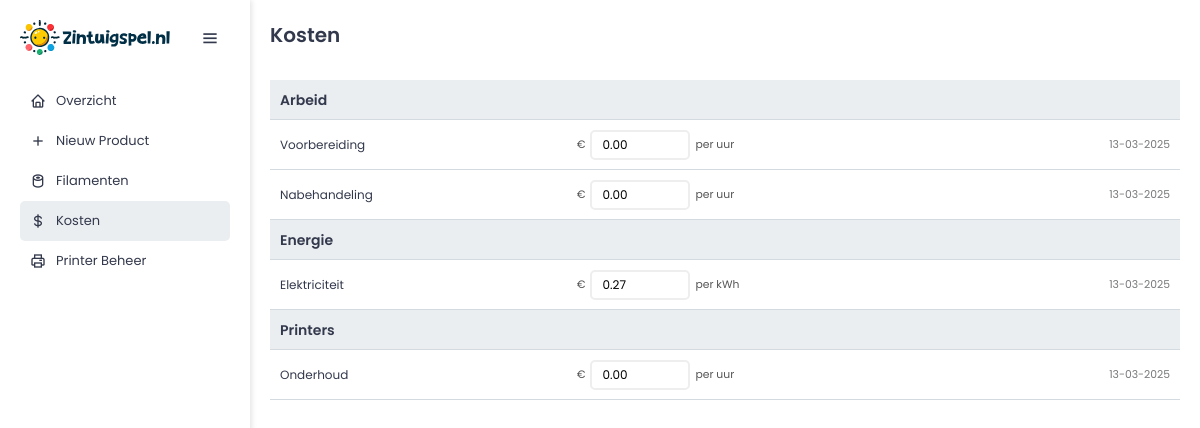
The app's page /costs.php with its own data.
### tables this page shows
CREATE TABLE `costs` (
  `id` int(11) NOT NULL,
  `cost_type` varchar(50) NOT NULL,
  `cost_value` decimal(10,2) NOT NULL DEFAULT 0.00,
  `date_updated` timestamp NOT NULL DEFAULT current_timestamp() ON UPDATE current_timestamp()
);

### costs.php (the view, shortened to what this page needs)
<?php
include 'functions.php';
$pdo = pdo_connect_mysql();
$page = isset($_GET['page']) && is_numeric($_GET['page']) ? (int)$_GET['page'] : 1;
$stmt = $pdo->query('SELECT * FROM costs ORDER BY id');
$costs = $stmt->fetchAll(PDO::FETCH_ASSOC);
?>
<?=template_header('Kosten')?>
<div class="wrapper">
    <aside class="sidebar">
        <div class="sidebar-header">
            <img src="images/zintuigspel_logo.svg" alt="Zintuigspel Logo" class="sidebar-logo">
            <i class='bx bx-menu toggle-btn'></i>
        </div>
        <ul class="sidebar-nav">
            <li><a href="index.php?page=<?=$page?>" class="<?= basename($_SERVER['PHP_SELF']) == 'index.php' ? 'active' : '' ?>"><i class='bx bx-home'></i><span>Overzicht</span></a></li>
            <li><a href="create.php?page=<?=$page?>"><i class='bx bx-plus'></i><span>Nieuw Product</span></a></li>
            <li><a href="filaments.php?page=<?=$page?>"><i class='bx bx-sushi'></i><span>Filamenten</span></a></li>
            <li><a href="costs.php?page=<?=$page?>" class="<?= basename($_SERVER['PHP_SELF']) == 'costs.php' ? 'active' : '' ?>"><i class='bx bx-dollar'></i><span>Kosten</span></a></li>
            <li><a href="printer.php?page=<?=$page?>"><i class='bx bx-printer'></i><span>Printer Beheer</span></a></li>
        </ul>
    </aside>
    <div class="main-content">
        <div class="content">
            <h2>Kosten</h2>
            <div class="costs-list">
                <?php
                $current_section = '';
                foreach ($costs as $cost):
                    $formatted_date = date('d-m-Y', strtotime($cost['date_updated']));
                    if (in_array($cost['cost_type'], ['Arbeid', 'Energie', 'Printers'])) {
                        $current_section = $cost['cost_type'];
                        ?>
                        <div class="cost-section"><?=$cost['cost_type']?></div>
                        <?php
                    } elseif (
                        ($current_section === 'Arbeid' && in_array($cost['cost_type'], ['Voorbereiding', 'Nabehandeling'])) ||
                        ($current_section === 'Energie' && $cost['cost_type'] === 'Elektriciteit') ||
                        ($current_section === 'Printers' && $cost['cost_type'] === 'Onderhoud')
                    ) {
                        ?>
                        <div class="cost-item">
                            <div class="cost-type"><?=$cost['cost_type']?></div>
                            <div class="cost-details">
                                <form class="inline-update-form" action="costs.php?page=<?=$page?>" method="post">
                                    <span class="cost-unit">€</span>
                                    <input type="number" name="cost_value" class="cost-value" value="<?=$cost['cost_value']?>" step="0.01" data-original-value="<?=$cost['cost_value']?>">
                                    <?php if (in_array($cost['cost_type'], ['Voorbereiding', 'Nabehandeling', 'Onderhoud'])): ?>
                                        <span class="cost-unit-suffix">per uur</span>
                                    <?php elseif ($cost['cost_type'] === 'Elektriciteit'): ?>
                                        <span class="cost-unit-suffix">per kWh</span>
                                    <?php endif; ?>
                                </form>
                                <span class="date-updated"><?=$formatted_date?></span>
                            </div>
                        </div>
                        <?php
                    }
                endforeach;
                ?>
            </div>
        </div>
    </div>
</div>
<?=template_footer()?>

### css/style.css (style rules this page uses)
:root { --color-background: rgba(245,247,251,1); --color-button-blue: rgba(100,164,255,1); --color-button-blue-hover: rgb(94,154,238,1); --color-button-red: rgba(195,40,96,1); --color-button-red-hover: rgb(177,35,87,1); --color-gradient-nav: linear-gradient(220deg, rgba(148,103,255,1) 0%, rgba(100,164,255,1) 100%); --color-text: rgba(51,57,76,1); --color-white: #ffffff; --color-red: rgba(195,40,96,1); --color-orange: rgba(255,172,100,1); --color-green: rgba(88,188,116,1); --color-blue: rgba(100,164,255,1); --color-purple: rgba(148,103,255,1); --color-brand-red: rgba(229,31,47,1); --color-brand-grey: #f4f4f4; --color-brand-turqoise: #b7d9db; --shadow-icon: 0 0 10px rgba(0,0,0,0.1); --shadow-node: 0 10px 15px rgba(0,0,0,0.1); --shadow-card: rgba(0,0,0,0.16) 0px 1px 4px; --nav-height: 45px; --footer-height: 20px; }
* { margin: 0; padding: 0; box-sizing: border-box; }
body { font-family: 'Poppins', sans-serif; font-size: 12px; margin: 0; color: var(--color-text); background: var(--color-background); -webkit-font-smoothing: antialiased; -moz-osx-font-smoothing: grayscale; }
i.bx { font-family: 'boxicons' !important; font-size: 20px; font-weight: 400; line-height: 1; display: inline-block; vertical-align: middle; }
.content { display: flex; flex-direction: column; width: 100%; padding: 0; }
.content h2 { margin: 0; font-size: 20px; color: var(--color-text); text-align: left; }
.costs-list { margin-top: 30px; }
.cost-section { font-weight: 600; font-size: 14px; height: 40px; padding: 10px; background-color: #ebeef1; border-bottom: 1px solid #d3dae0; }
.cost-item { display: flex; justify-content: space-between; align-items: center; height: 50px; padding: 10px; border-bottom: 1px solid #d3dae0; }
.cost-type { flex: 1; min-width: 150px; }
.cost-details { display: flex; align-items: center; justify-content: space-between; flex: 2; width: 100%; }
.inline-update-form { display: flex; align-items: center; gap: 5px; }
.cost-unit { font-size: 0.9em; color: #555; }
.cost-value { width: 100px; padding: 0 10px; margin: 0; border: 2px solid #eeeeee; height: 30px; border-radius: 5px; font-family: 'Poppins', sans-serif; font-size: 12px; }
.cost-unit-suffix { font-size: 0.9em; color: #555; }
.date-updated { font-size: 0.9em; color: #767779; margin-left: auto; }
.wrapper { display: flex; min-height: 100vh; width: 100%; }
.sidebar { width: 250px; background: var(--color-white); padding: 20px; box-shadow: 2px 0 5px rgba(0, 0, 0, 0.1); position: fixed; height: 100%; transition: width 0.3s ease, padding 0.3s ease; z-index: 100; overflow: hidden; }
.sidebar-header { display: flex; justify-content: space-between; align-items: center; margin-bottom: 26px; position: relative; }
.sidebar-logo { width: 150px; height: auto; opacity: 1; transition: opacity 0.3s ease; }
.toggle-btn { font-size: 1.5rem; cursor: pointer; color: var(--color-text); position: absolute; right: 10px; top: 50%; transform: translateY(-50%); z-index: 101; }
.sidebar-nav { list-style: none; padding: 0; }
.sidebar-nav li { height: 40px; }
.sidebar-nav a { text-decoration: none; color: var(--color-text); font-size: 13px; display: flex; align-items: center; padding: 10px; border-radius: 5px; transition: all 0.3s ease; white-space: nowrap; }
.sidebar-nav a span { height: 20px; margin-left: 10px; opacity: 1; transition: opacity 0.3s ease; }
.sidebar-nav a:hover, .sidebar-nav a.active { background: #ebeef1; color: var(--color-text); }
.sidebar-nav i { font-size: 16px; min-width: 16px; }
.main-content { margin-left: 250px; flex-grow: 1; padding: 20px; width: calc(100% - 250px); background: var(--color-white); transition: margin-left 0.3s ease, width 0.3s ease; }

### records on screen
costs: cost_type "Arbeid"
costs: cost_type "Voorbereiding", cost_value "0.00", shows "per uur", date_updated "13-03-2025"
costs: cost_type "Nabehandeling", cost_value "0.00", shows "per uur", date_updated "13-03-2025"
costs: cost_type "Energie"
costs: cost_type "Elektriciteit", cost_value "0.27", shows "per kWh", date_updated "13-03-2025"
costs: cost_type "Printers"
costs: cost_type "Onderhoud", cost_value "0.00", shows "per uur", date_updated "13-03-2025"
